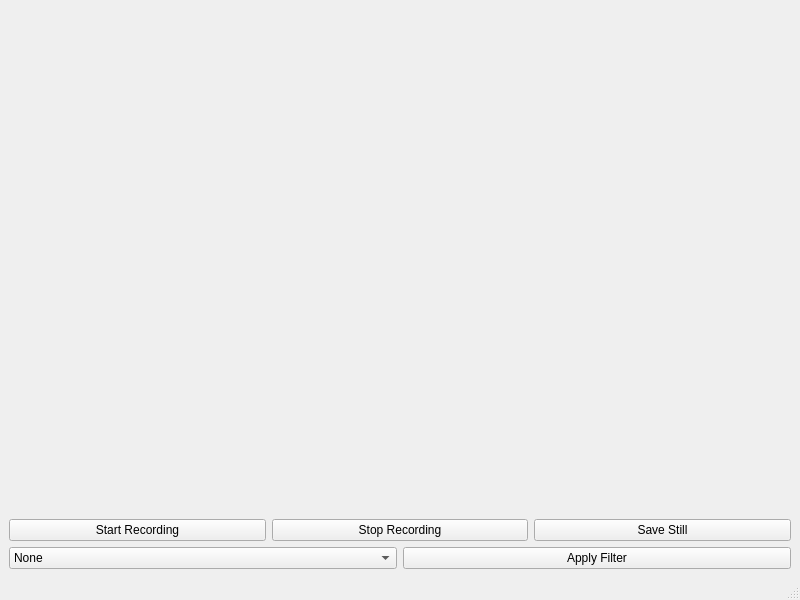
<?xml version="1.0" encoding="UTF-8"?>
<ui version="4.0">
 <class>MainWindow</class>
 <widget class="QMainWindow" name="MainWindow">
  <property name="geometry">
   <rect>
    <x>0</x>
    <y>0</y>
    <width>800</width>
    <height>600</height>
   </rect>
  </property>
  <property name="windowTitle">
   <string>360° Panorama Viewer</string>
  </property>
  <widget class="QWidget" name="centralwidget">
   <layout class="QVBoxLayout" name="verticalLayout">
    <item>
     <widget class="QLabel" name="image_label">
      <property name="minimumSize">
       <size>
        <width>640</width>
        <height>480</height>
       </size>
      </property>
      <property name="alignment">
       <set>Qt::AlignCenter</set>
      </property>
      <property name="text">
       <string/>
      </property>
     </widget>
    </item>
    <item>
     <layout class="QHBoxLayout" name="horizontalLayout">
      <item>
       <widget class="QPushButton" name="start_recording_btn">
        <property name="text">
         <string>Start Recording</string>
        </property>
       </widget>
      </item>
      <item>
       <widget class="QPushButton" name="stop_recording_btn">
        <property name="text">
         <string>Stop Recording</string>
        </property>
       </widget>
      </item>
      <item>
       <widget class="QPushButton" name="save_still_btn">
        <property name="text">
         <string>Save Still</string>
        </property>
       </widget>
      </item>
     </layout>
    </item>
    <item>
     <layout class="QHBoxLayout" name="horizontalLayout_2">
      <item>
       <widget class="QComboBox" name="filter_combo">
        <item>
         <property name="text">
          <string>None</string>
         </property>
        </item>
        <item>
         <property name="text">
          <string>Grayscale</string>
         </property>
        </item>
        <item>
         <property name="text">
          <string>Sepia</string>
         </property>
        </item>
       </widget>
      </item>
      <item>
       <widget class="QPushButton" name="apply_filter_btn">
        <property name="text">
         <string>Apply Filter</string>
        </property>
       </widget>
      </item>
     </layout>
    </item>
   </layout>
  </widget>
  <widget class="QMenuBar" name="menubar"/>
  <widget class="QStatusBar" name="statusbar"/>
 </widget>
 <resources/>
 <connections/>
</ui>
